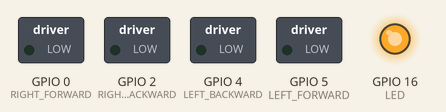
Simulated run of this sketch. Board: ESP8266 (NodeMCU). Parts: switched loads named in the sketch (green lamp = pin HIGH), output pins drawn as LEDs (lit = HIGH). WiFi joins after 1.5 s; servers stay silent unless stated.

Above: at 1.65 s.
Timing chart, 0 to 7.5 s (numbered marks = the images above):
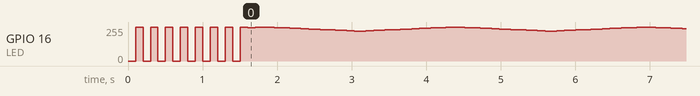

Measured:
- by itself, GPIO 16 (LED): 255/255 → 0/255 at 0.20 s, → 255/255 0.10 s later, → 0/255 0.10 s later, → 255/255 0.10 s later, … (765 changes in this stretch)

The sketch:

sketch_nov23a_simple_robot_gamepad_remote_control.ino
```cpp
#include <ESP8266WiFi.h>
#include <WiFiUdp.h>

enum pins
{
  LED = 16,
  LEFT_FORWARD = 5,
  LEFT_BACKWARD = 4,
  RIGHT_FORWARD = 0,
  RIGHT_BACKWARD = 2
};

const int PORT = 8080;
WiFiUDP net;

int led_value = 1000;
int led_change = 5;

unsigned long last_packet_time;
unsigned long led_update_time;

const int BUFF_LEN = 100;
signed char buff[BUFF_LEN];

void setup()
{
  pinMode(LED, OUTPUT);
  pinMode(LEFT_FORWARD, OUTPUT);
  pinMode(LEFT_BACKWARD, OUTPUT);
  pinMode(RIGHT_FORWARD, OUTPUT);
  pinMode(RIGHT_BACKWARD, OUTPUT);
  WiFi.begin("wifi_network_name", "wifi_network_password");

  while (WiFi.status() != WL_CONNECTED)
  {
    delay(100);
    digitalWrite(LED, HIGH);
    delay(100);
    digitalWrite(LED, LOW);
  }

  net.begin(PORT);
  last_packet_time = millis();

  Serial.begin(115200);
}

void loop() {
  if (net.parsePacket() >= 2) {
    last_packet_time = millis();
    net.read((unsigned char*)buff, BUFF_LEN);
    const int left = buff[0] * 8;
    const int right = buff[1] * 8;
    Serial.printf("left: %i - right: %i\n", left, right);
    //If requested motor speed is above ~20%, move at requested speed and direction, otherwise stop.
    if (left > 200) {
      analogWrite(LEFT_FORWARD, left < 1023 ? left : 1023);
      analogWrite(LEFT_BACKWARD, 0);
    } else if (left < -200) {
      analogWrite(LEFT_FORWARD, 0);
      analogWrite(LEFT_BACKWARD, left > -1023 ? -left : 1023);
    } else {
      analogWrite(LEFT_FORWARD, 0);
      analogWrite(LEFT_BACKWARD, 0);
    }
    if (right > 200) {
      analogWrite(RIGHT_FORWARD, right < 1023 ? right : 1023);
      analogWrite(RIGHT_BACKWARD, 0);
    } else if (right < -200) {
      analogWrite(RIGHT_FORWARD, 0);
      analogWrite(RIGHT_BACKWARD, right > -1023 ? -right : 1023);
    } else {
      analogWrite(RIGHT_FORWARD, 0);
      analogWrite(RIGHT_BACKWARD, 0);
    }
  } else {
    //Turn off motors if no packet for over 0.5s
    if (millis() - last_packet_time > 500) {
      analogWrite(LEFT_FORWARD, 0);
      analogWrite(LEFT_BACKWARD, 0);
      analogWrite(RIGHT_FORWARD, 0);
      analogWrite(RIGHT_BACKWARD, 0);
    }
  }
  //update led
  analogWrite(LED, led_value);
  if (millis() - led_update_time > 50) {
    led_value += led_change;
    led_update_time = millis();
    if (led_value <= 900 || led_value >= 1023) {
      led_change = -led_change;
    }
  }
}
```
